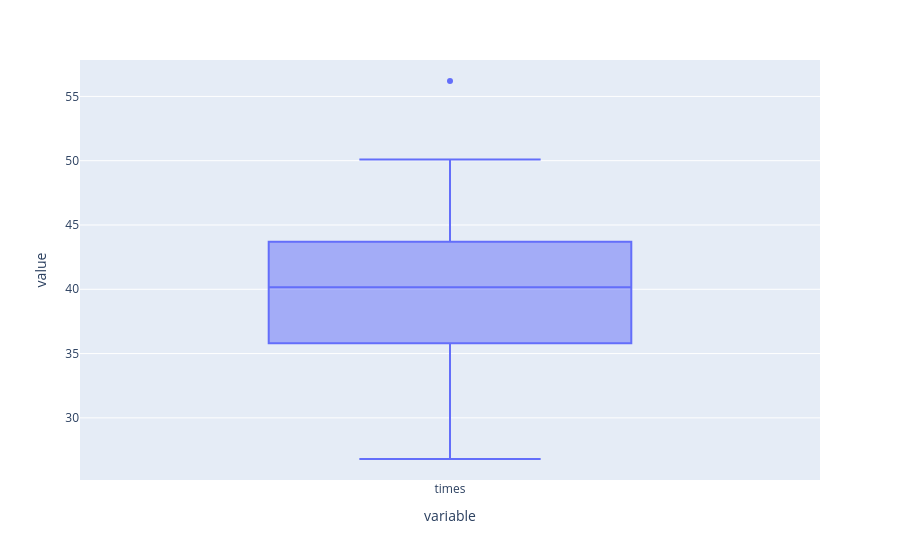

This figure's notebook cell:
### Code cell
import plotly.express as px

px.box(data['times'])

### Figure 1 — Plotly figure (JSON) as saved in the notebook; plotly's stock layout.template omitted (floating-point values rounded to 4 significant figures)
{"data": [{"alignmentgroup": "True", "hovertemplate": "variable=%{x}<br>value=%{y}<extra></extra>", "legendgroup": "", "marker": {"color": "#636efa"}, "name": "", "notched": false, "offsetgroup": "", "orientation": "v", "showlegend": false, "type": "box", "x": ["times", "times", "times", "times", "times", "times", "times", "times", "times", "times", "times", "times", "times", "times", "times", "times", "times", "times", "times", "times", "times", "times", "times", "times", "times", "times", "times", "times", "times", "times"], "x0": " ", "xaxis": "x", "y": [38, 56.2, 40.2, 45.5, 43.7, 41.5, 30.3, 46.3, 35.1, 49.3, 35.4, 40.1, 40.5, 35.8, 42, 31.1, 39.8, 41.6, 41.6, 32.8, 50.1, 26.8, 40.9, 44.7, 39.3, 36.5, 33.9, 36.1, 44.7, 39.9], "y0": " ", "yaxis": "y"}], "layout": {"boxmode": "group", "legend": {"tracegroupgap": 0}, "margin": {"t": 60}, "xaxis": {"anchor": "y", "domain": [0, 1], "title": {"text": "variable"}}, "yaxis": {"anchor": "x", "domain": [0, 1], "title": {"text": "value"}}}}
